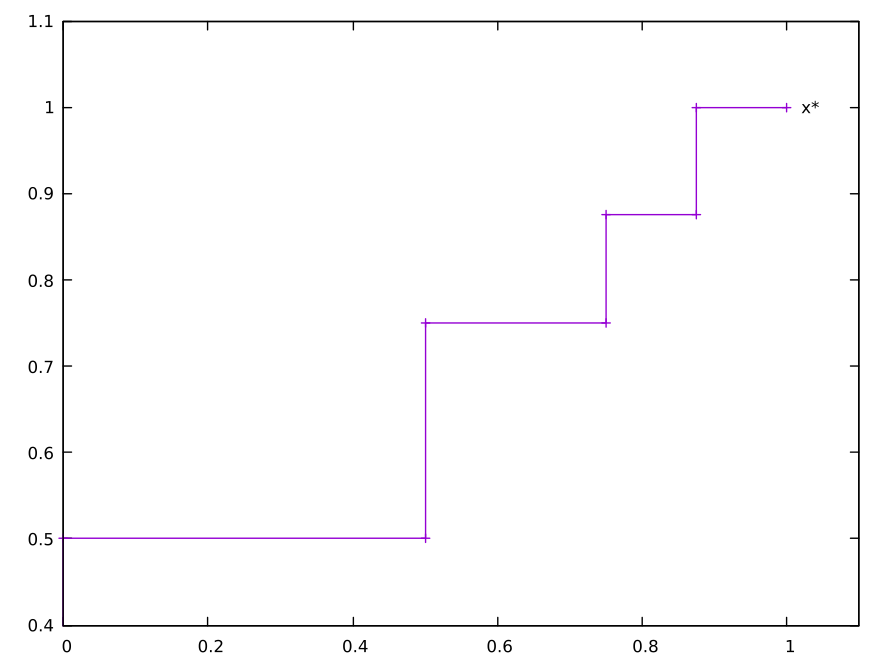

Source code (gnuplot):
unset key
set label 1 "x*" at 1.02,1 left
plot [0:1.1] [0.4:1.1] "steepest-desc.data" u 1:2 with linespoints
